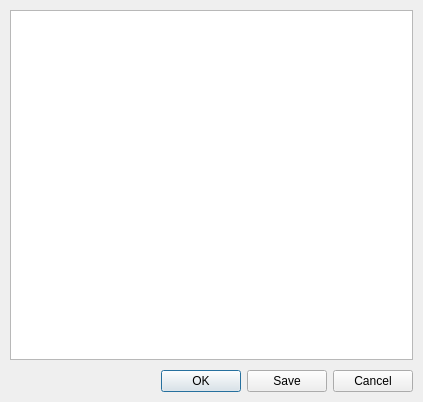
<?xml version="1.0" encoding="UTF-8"?>
<ui version="4.0">
 <class>Editor</class>
 <widget class="QDialog" name="Editor">
  <property name="geometry">
   <rect>
    <x>0</x>
    <y>0</y>
    <width>423</width>
    <height>402</height>
   </rect>
  </property>
  <property name="windowTitle">
   <string>Editor</string>
  </property>
  <property name="windowIcon">
   <iconset resource="../../../qshutdown.qrc">
    <normaloff>:/red_glasses</normaloff>:/red_glasses</iconset>
  </property>
  <layout class="QGridLayout" name="gridLayout">
   <property name="horizontalSpacing">
    <number>0</number>
   </property>
   <property name="verticalSpacing">
    <number>10</number>
   </property>
   <property name="margin">
    <number>10</number>
   </property>
   <item row="1" column="0">
    <widget class="QDialogButtonBox" name="buttonBox">
     <property name="orientation">
      <enum>Qt::Horizontal</enum>
     </property>
     <property name="standardButtons">
      <set>QDialogButtonBox::Cancel|QDialogButtonBox::Ok|QDialogButtonBox::Save</set>
     </property>
    </widget>
   </item>
   <item row="0" column="0">
    <widget class="QPlainTextEdit" name="plainTextEdit"/>
   </item>
  </layout>
 </widget>
 <tabstops>
  <tabstop>plainTextEdit</tabstop>
  <tabstop>buttonBox</tabstop>
 </tabstops>
 <resources>
  <include location="../../../qshutdown.qrc"/>
 </resources>
 <connections/>
</ui>
